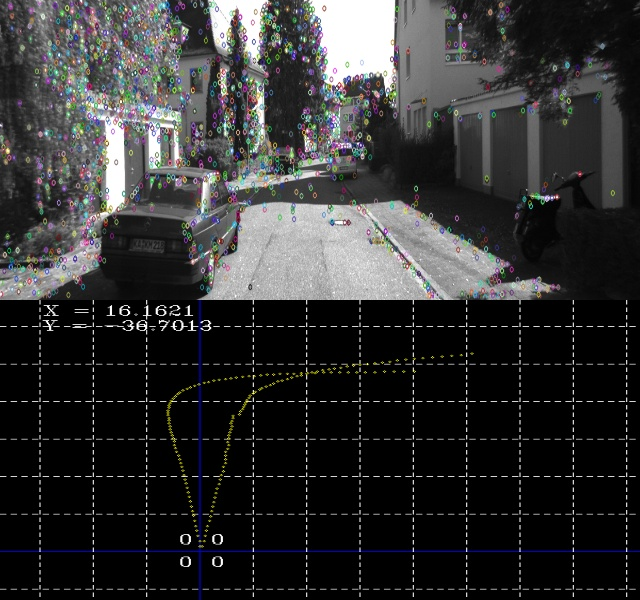
//> input picture codes/C++/ODO/Ouput_ODO.jpg, 640 x 600 px, given in place of Ouput_ODO.jpg000057.png, which was not available
$ ./Visual_ODO Ouput_ODO.jpg   (built with g++ and OpenCV 4)
//> lines starting //> are read from the running program, lines starting //| are printed output that depends on the picture; pictures that were not available may be replaced by others from this repository, and a replacement may not be noted
#include <stdio.h>
#include <iostream>
#include "opencv2/core.hpp"
#include "opencv2/features2d.hpp"
#include "opencv2/highgui.hpp"
#include "opencv2/calib3d.hpp"
#include "opencv2/xfeatures2d.hpp"
#include "opencv2/video/tracking.hpp"
#include "opencv2/core/types.hpp"
#include <opencv2/plot.hpp>
#include "GPSreader.cṕp"
using namespace cv;
using namespace cv::xfeatures2d;
using namespace std;
namespace patch
{
    template < typename T > std::string to_string( const T& n ) // funcion para transformar entero en string
    {
        std::ostringstream stm ;
        stm << n ;
        if (n < 100){
            return "0000"+stm.str();
        }
        if (n >= 100 & n<1000){
            return "000"+stm.str();
        }

        return "00"+stm.str() ;
    }
}

static void help();
void readme();
int Odometry(Mat img_1, Mat img_2, Mat &R, Mat &t, Mat &imageOut);
void thresholdTrans(vector<KeyPoint> &points, int thresholdy, int w, int h, vector<KeyPoint>  &pointsOut); //verifica si el punto se encuentra en una ventana dada
void thresholdRot(vector<KeyPoint> &points, int thresholdx, int w, int h, vector<KeyPoint> &pointsOut); //verifica si el punto se encuentra en una ventana dada
void checkStatus(vector<Point2f> &points, vector<uchar> &status, vector<Point2f> &pointsOut);


/** @function main */
int main( int argc, char** argv )
{
cv::CommandLineParser parser(argc, argv,
        "{help h||}{@image|../data/pic1.png|}"
    );
    if (parser.has("help"))
    {
        help();
        return 0;
    }


    clock_t begin = clock(); // Tiempo de inicio del codigo

    string file_directory = parser.get<string>("@image"); // Direccion del directorio con imagenes
    int index1_int;
    string index1_str, index2_str;
    Mat src, src2;

    index1_int = 57 ; // Primera imagen a leer
    int break_prcs =0;

    Mat odometry = Mat::zeros(1, 3, CV_64F); // Matriz vacia de vectores de longitud 3 (comienza con 000)
    Mat R, t; // matriz de rotacion y traslacion
    Mat R_p = Mat::eye(Size(3, 3), CV_64F); // matriz de rotacion temporal
    Mat traslation = Mat::zeros(3, 1, CV_64F);
    Mat plot_x;
    Mat plot_y;
    Mat img_fast;


    while(index1_int < 1049){ // penultima imagen  a leer
        index1_str = file_directory + patch::to_string(index1_int)+".png";
        index2_str = file_directory + patch::to_string(index1_int+1)+".png";
        src = imread(index1_str, 1); // Cargar con color, flag = 1
//> src is the input picture: 600 rows x 640 cols, CV_8UC3; mean B, G, R 50.2, 49.9, 49.8
        src2 = imread(index2_str, 1);

        while ( src2.empty() & index1_int < 1049) // En caso de lectura de una imagen no existe
         {
            index1_int = index1_int+1;// Saltar a la siguiente imagen
            cout<< "Imagen no encontrada:"<< index1_int<< endl;
            index2_str = file_directory + patch::to_string(index1_int+1)+".png";
            src2 = imread(index2_str, 1);
        }
        Mat gray1, gray2;
        cvtColor(src, gray1, CV_BGR2GRAY);
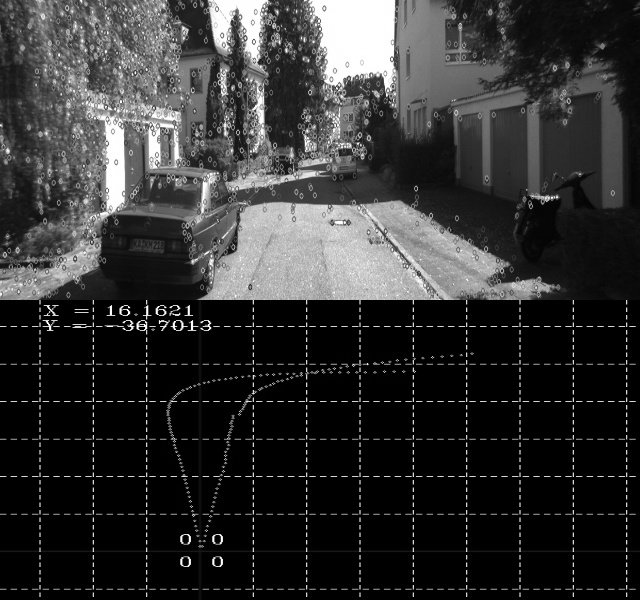
//> gray1: 600 rows x 640 cols, CV_8UC1; min 0, max 255, mean 49.9
        cvtColor(src2, gray2, CV_BGR2GRAY);
        break_prcs = Odometry(src, src2, R, t, img_fast);
//> in Odometry, `detector_1 -> detect( img_1, keypoints_1 );`: keypoints_1 = 2858 keypoints; strongest (x, y, size): (110, 306, 7), (188, 306, 7), (192, 321, 7), (165, 307, 7)
//> the loop in thresholdRot, `for (std::vector<KeyPoint>::const_iterator i = points.begin(); i != po..` made 2858 passes
//> after the loop in thresholdRot, `for (std::vector<KeyPoint>::const_iterator i = points.begin(); i != po..`: points_out = 2631 keypoints; strongest (x, y, size): (123, 3, 0), (209, 3, 0), (270, 3, 0), (311, 3, 0)
//> in Odometry, `thresholdRot(keypoints_1, thresholdx, w1, h1, key_points_ROT_out);`: key_points_ROT_out has the same summary as points_out in thresholdRot
//> the loop in thresholdTrans, `for (std::vector<KeyPoint>::const_iterator i = points.begin(); i != po..` made 2631 passes
//> after the loop in thresholdTrans, `for (std::vector<KeyPoint>::const_iterator i = points.begin(); i != po..`: points_out = 2213 keypoints; strongest (x, y, size): (85, 51, 0), (91, 51, 0), (106, 51, 0), (170, 51, 0)
//> in Odometry, `thresholdTrans(key_points_ROT_out, thresholdy, w1, h1,key_points_TRANS..`: key_points_TRANS_out has the same summary as points_out in thresholdTrans
//> in Odometry, `keypointsOK = key_points_TRANS_out;`: keypointsOK has the same summary as points_out in thresholdTrans
//> in Odometry, `cv::KeyPoint::convert(keypointsOK, keypointsOK1_f,point_indexs);`: keypointsOK1_f = 2213 Points (x, y), first 12: [85, 51], [91, 51], [106, 51], [170, 51], [286, 51], [469, 51], [500, 51], [117, 52], [128, 52], [218, 52], [231, 52], [259, 52]
//> in Odometry, `sparse-> calc(img_1, img_2, keypointsOK1_f, keypoints2Out_f, status, e..`: keypoints2Out_f has the same summary as keypointsOK1_f; status = 2213 values from 1 to 1
//> after the loop in checkStatus, `for (std::vector<uchar>::const_iterator i = status.begin(); i != statu..`: pointsOut has the same summary as keypointsOK1_f in Odometry
//> in Odometry, `checkStatus(keypointsOK1_f, status, points1_OK);`: points1_OK has the same summary as keypointsOK1_f
//> in Odometry, `checkStatus( keypoints2Out_f, status, points2_OK);`: points2_OK has the same summary as keypointsOK1_f
//| Puntos emparejados = 2213
//> in Odometry, `E = findEssentialMat(points1_OK, points2_OK, focal, Point2d(cx, cy), R..`: E = [[9.64e-18, -0.408, -0.408], [0.408, 9.86e-18, -0.408], [0.408, 0.408, -2.52e-17]]
//> in Odometry, `p = recoverPose(E, points1_OK, points2_OK, R, t, focal, Point2d(cx, cy..`: p = 0; R = [[1, 1.67e-16, -1.11e-16], [0, 1, 5.55e-17], [5.55e-17, -5.55e-17, 1]]; t = [-0.577, 0.577, -0.577]
//> in Odometry, `drawKeypoints( img_1, keypoints_1, img_keypoints_1, Scalar::all(-1), D..`:
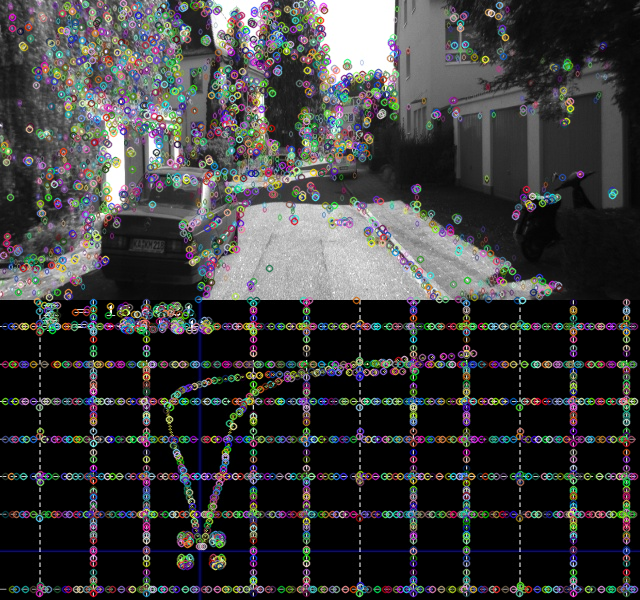
//> img_keypoints_1: 600 rows x 640 cols, CV_8UC3; mean B, G, R 59.8, 59.5, 59.5
//> in Odometry, `drawKeypoints( img_1, keypointsOK, img_keypointsOK, Scalar::all(-1), D..`:
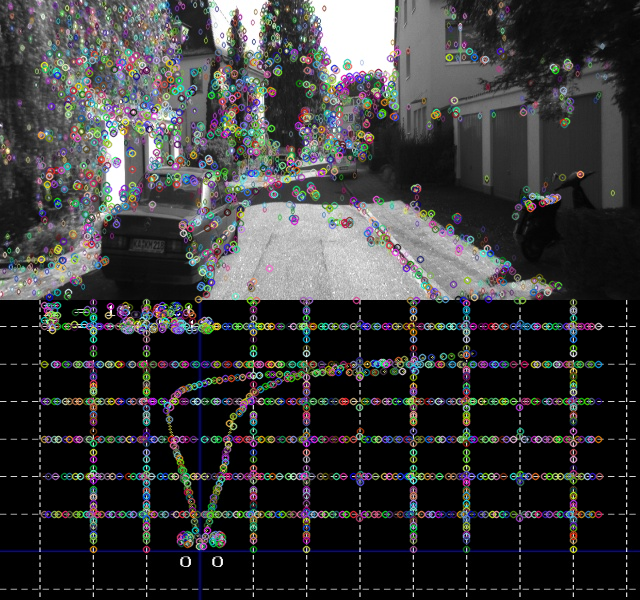
//> img_keypointsOK: 600 rows x 640 cols, CV_8UC3; mean B, G, R 57.6, 57.3, 57.2
//> break_prcs = 0; t = [-0.577, 0.577, -0.577]
        if (break_prcs == 1)
         break; // Mostrar la imagen hasta que se presione una teclas
        //odometry.push_back(despl)
        //cout<< "Matrix R="<< R<<endl;
        //cout<< "Matrix t="<< t<<endl;
        traslation = traslation +R_p*t;
//> traslation = [-0.577, 0.577, -0.577]
        R_p = R*R_p;
//> R_p has the same summary as R in Odometry
        odometry.push_back(traslation.t());
//> odometry = [[0, 0, 0], [-0.577, 0.577, -0.577]]

        plot_x.push_back(traslation.row(0));
//> plot_x = [-0.577]
        plot_y.push_back(traslation.row(2));
//> plot_y = [-0.577]
        double min_x, max_x, min_y, max_y;
        minMaxLoc(plot_x, &min_x, &max_x);
//> min_x = -0.577; max_x = -0.577
        minMaxLoc(plot_y, &min_y, &max_y);
//> min_y = -0.577; max_y = -0.577
        Mat plot_result;
//> (the run ends here: the program needs code that is not available in this run, at `Ptr<plot::Plot2d> plot = plot::createPlot2d(plot_x, plot_y);`)
